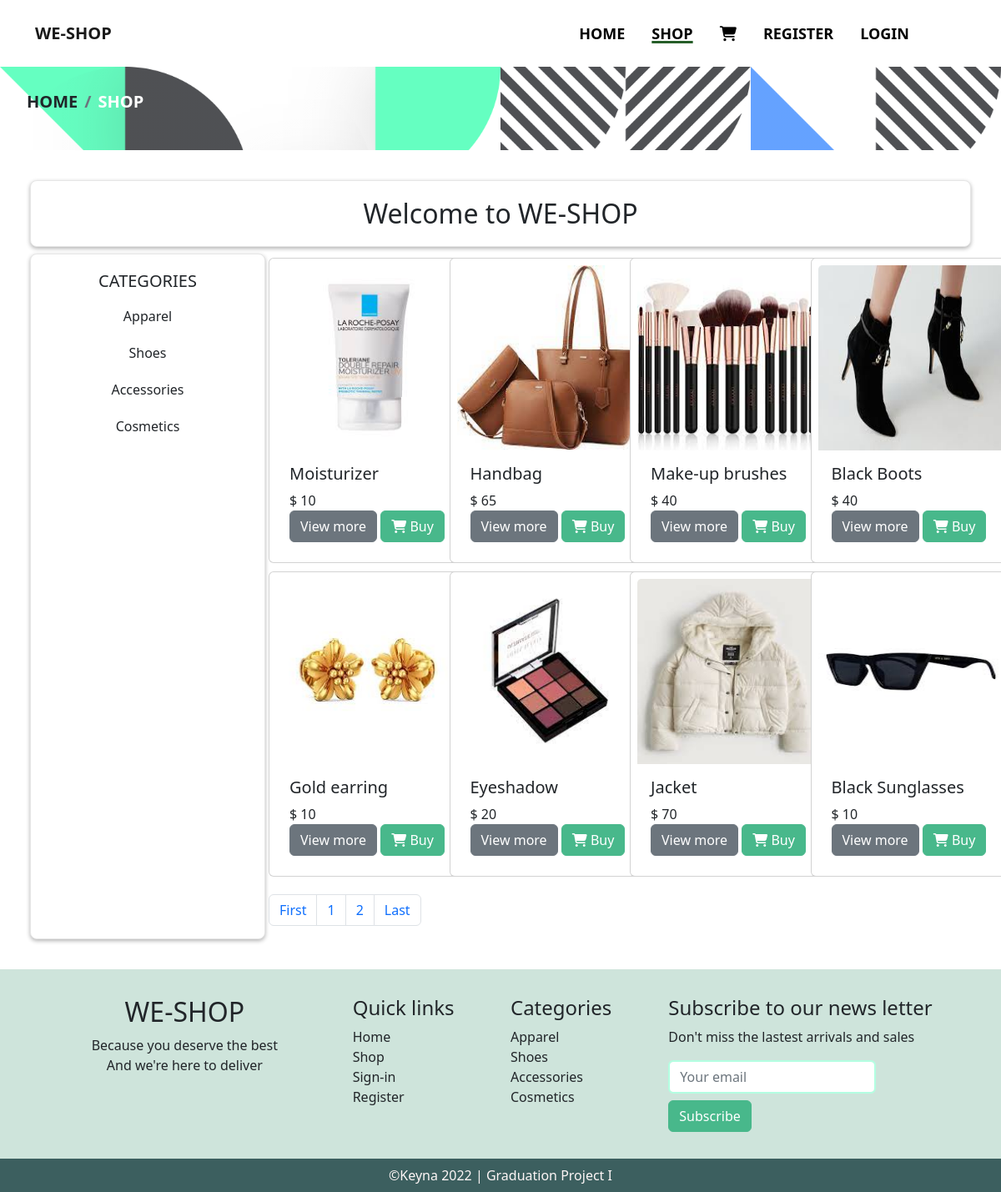
Page /shop.php?page=2 on the committed database.
### tables this page shows
CREATE TABLE `categories` (
  `cat_id` int(11) NOT NULL,
  `cat_name` varchar(255) NOT NULL
);

CREATE TABLE `product` (
  `pro_id` int(11) NOT NULL,
  `pro_name` varchar(255) NOT NULL,
  `product_img1` text NOT NULL,
  `product_img2` text NOT NULL,
  `description` text NOT NULL,
  `price` float NOT NULL,
  `cat_id` int(11) NOT NULL,
  `date` timestamp NOT NULL DEFAULT current_timestamp() ON UPDATE current_timestamp(),
  `keywords` text NOT NULL
);

### shop.php (the view, shortened to what this page needs)
<?php $active = 'Shop';
if (!isset($_SESSION['username'])) {
    include("includes/header.php");
} else include("users/includes/header.php");
include("includes/db.php");
?>
<div class="col-md-12 breadcrumb_style">
    <ul class="breadcrumb">
        <li class="breadcrumb-item"><a href="home.php"> Home</a></li>
        <li class="breadcrumb-item active"><a href="shop.php"> Shop</a></li>
    </ul>
</div>
<div class="shop">
    <h2 class='text-center box'>Welcome to WE-SHOP</h2>
    <div class="row gx-0">
        <div class="col-md-3 sidebar box">
            <h2 class="heading text-center">Categories</h2>
            <ul class="quick-links">
                <?php
                getCategory();
                ?>
            </ul>
        </div>
        <div class="col-md-9 ps-1">
            <div class="row">
                <?php
                if (!isset($_GET['cat'])) {
                    $per_page = 8;
                    if (isset($_GET['page'])) {
                        $page = $_GET['page'];
                    } else {
                        $page = 1;
                    }
                    $start_from = ($page - 1) * $per_page;
                    $get_products = "select * from product order by rand() DESC LIMIT $start_from, $per_page";
                    $run_products = mysqli_query($con, $get_products);
                    while ($row_product = mysqli_fetch_array($run_products)) {
                        $pro_id = $row_product['pro_id'];
                        $pro_name = $row_product['pro_name'];
                        $pro_price = $row_product['price'];
                        $pro_img1 = $row_product['product_img1'];
                        echo "
                                <div class='col-sm-12 col-md-6 col-lg-3'>
                                    <div class='card' style='width: 15rem;'>
                                        <a href='product.php?pro_id=$pro_id'>
                                        <img src='admin/product_image/$pro_img1' class='card-img-top' alt='' width='222' height='222'>
                                        </a>
                                        <div class='card-body'>
                                        <a href='product.php?pro_id=$pro_id'>
                                        <h5 class='card-title'>$pro_name</h5>
                                        <p class='card-text'>$ $pro_price</p>
                                        <a href='product.php?pro_id=$pro_id' class='btn btn-secondary'> View more </a>
                                        <a href='product.php?pro_id=$pro_id' class='btn btn-primary'> <i class='fa-solid fa-cart-shopping'></i> Buy </a>
                                        </div>
                                    </div>
                                </div>
                                ";
                    }
                ?>
            </div>
            <ul class="pagination mt-3">
            <?php
                    $query = "select * from product";
                    $result = mysqli_query($con, $query);
                    $total_records = mysqli_num_rows($result);
                    $total_pages = ceil($total_records / $per_page);
                    echo "<li class='page-item'><a href='shop.php?page=1' class='page-link'>" . 'First' . "</a></li>";
                    for ($i = 1; $i <= $total_pages; $i++) {
                        echo "<li class='page-item'><a href='shop.php?page=$i' class='page-link'>$i</a></li>";
                    };
                    echo "<li class='page-item'><a href='shop.php?page=$total_pages' class='page-link'>" . 'Last' . "</a></li>";
                }
            ?>
            </ul>
        </div>
    </div>
</div>
<?php
include("includes/footer.php")
?>
</body>
</html>

### functions/functions.php (shortened to what this page needs)
<?php
$db = mysqli_connect("localhost", "root", "", "we-shop");
function getCategory()
{
    global $db;
    $get_cat = "select * from categories";
    $run_cat = mysqli_query($db, $get_cat);
    while ($row_cat = mysqli_fetch_array($run_cat)) {
        $cat_id = $row_cat['cat_id'];
        $cat_name = $row_cat['cat_name'];
        echo "
            <li> <a href='shop.php?cat=$cat_id'> $cat_name </a></li>
        ";
    }
}

### style.css (style rules this page uses)
.quick-links { list-style: none; padding-left: 0; }
.heading { font-size: 20px; text-transform: uppercase; }
.box { background: #fff; border: solid 1px #e6e6e6; border-radius: 0.5rem; box-sizing: border-box; padding: 20px; box-shadow: 0px 2px 5px rgba(0, 0, 0, 0.3); }
.card { padding: 8px; margin: 5px auto; max-height: 366px; }
.breadcrumb_style { display: flex; align-items: center; padding-left: 2rem; text-transform: uppercase; font-size: 20px; width: 100%; height: 6.25rem; background-image: linear-gradient( rgba(255, 255, 255, 0.2), rgba(255, 255, 255, 0.2) ), url("images/1670496936009.png"); background-repeat: no-repeat; background-size: cover; }
.breadcrumb-item.active { color: white; }
.breadcrumb-item { font-weight: 600; }
.shop { margin: 1.25rem; padding: 1rem; }
.sidebar ul li { padding: 0.625rem; text-align: center; }
a { text-decoration: none; color: inherit; }
.btn-primary { color: white; background-color: #48b88b; border-color: #48b88b; }

### rows in the picture
categories: cat_name "Apparel"
categories: cat_name "Shoes"
categories: cat_name "Accessories"
categories: cat_name "Cosmetics"
product: product_img1 (picture), pro_name "Moisturizer", price "10"
product: product_img1 (picture), pro_name "Handbag", price "65"
product: product_img1 (picture), pro_name "Make-up brushes", price "40"
product: product_img1 (picture), pro_name "Black Boots", price "40"
product: product_img1 (picture), pro_name "Gold earring", price "10"
product: product_img1 (picture), pro_name "Eyeshadow", price "20"
product: product_img1 (picture), pro_name "Jacket", price "70"
product: product_img1 (picture), pro_name "Black Sunglasses", price "10"
